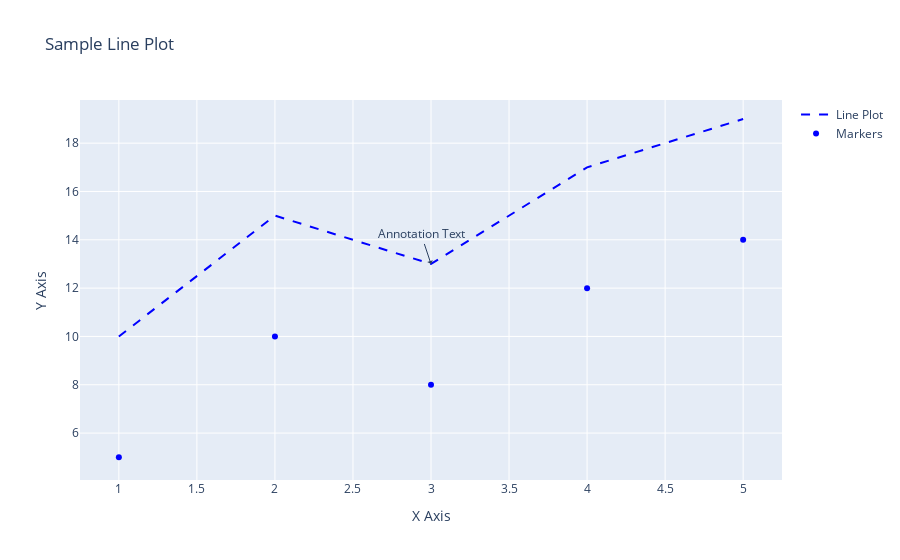
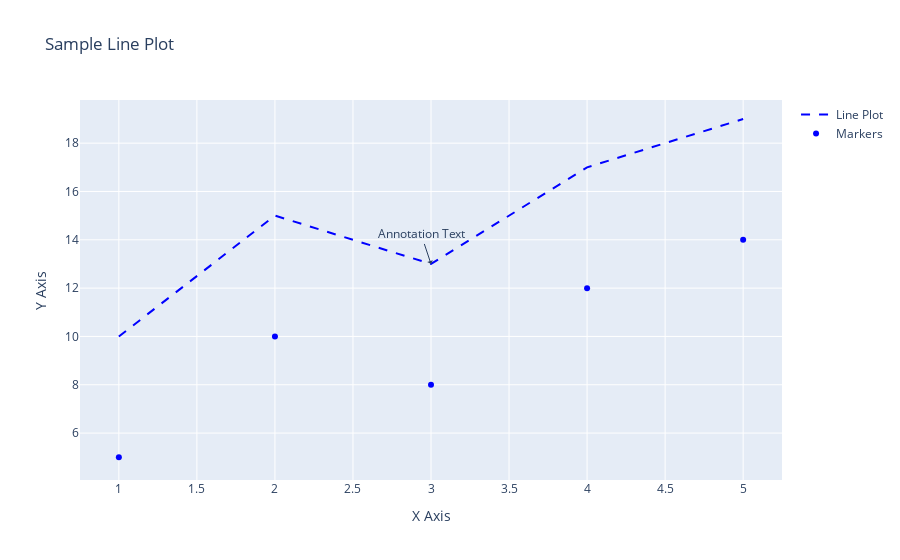

Notebook cell for these charts, in order:
### Code cell
# Sample data
x = [1, 2, 3, 4, 5]
y = [10, 15, 13, 17, 19]

# Create a figure
fig = go.Figure()
fig.add_trace(go.Scatter(x=x, y=y, mode='lines', name='Line Plot'))
fig.add_trace(go.Scatter(x=x, y=[v-5 for v in y], mode='markers', name='Markers'))

# Customizations
fig.update_layout(
    title='Sample Line Plot',
    xaxis_title='X Axis',
    yaxis_title='Y Axis'
)

fig.update_traces(
    line=dict(dash='dash', width=2, color='blue')
)

fig.add_annotation(
    x=3, y=13,
    text='Annotation Text',
    showarrow=True,
    arrowhead=1
)


fig.show()

# Show the figure
fig.show()

### Figure 1 — Plotly figure (JSON) as saved in the notebook; plotly's stock layout.template omitted (floating-point values rounded to 4 significant figures)
{"data": [{"line": {"color": "blue", "dash": "dash", "width": 2}, "mode": "lines", "name": "Line Plot", "type": "scatter", "x": [1, 2, 3, 4, 5], "y": [10, 15, 13, 17, 19]}, {"line": {"color": "blue", "dash": "dash", "width": 2}, "mode": "markers", "name": "Markers", "type": "scatter", "x": [1, 2, 3, 4, 5], "y": [5, 10, 8, 12, 14]}], "layout": {"annotations": [{"arrowhead": 1, "showarrow": true, "text": "Annotation Text", "x": 3, "y": 13}], "autosize": true, "title": {"text": "Sample Line Plot"}, "xaxis": {"autorange": true, "range": [0.7598, 5.24], "title": {"text": "X Axis"}, "type": "linear"}, "yaxis": {"autorange": true, "range": [3.872, 19.8], "title": {"text": "Y Axis"}, "type": "linear"}}}

### Figure 2 — Plotly figure (JSON) as saved in the notebook; plotly's stock layout.template omitted (floating-point values rounded to 4 significant figures)
{"data": [{"line": {"color": "blue", "dash": "dash", "width": 2}, "mode": "lines", "name": "Line Plot", "type": "scatter", "x": [1, 2, 3, 4, 5], "y": [10, 15, 13, 17, 19]}, {"line": {"color": "blue", "dash": "dash", "width": 2}, "mode": "markers", "name": "Markers", "type": "scatter", "x": [1, 2, 3, 4, 5], "y": [5, 10, 8, 12, 14]}], "layout": {"annotations": [{"arrowhead": 1, "showarrow": true, "text": "Annotation Text", "x": 3, "y": 13}], "autosize": true, "title": {"text": "Sample Line Plot"}, "xaxis": {"autorange": true, "range": [0.7598, 5.24], "title": {"text": "X Axis"}, "type": "linear"}, "yaxis": {"autorange": true, "range": [3.872, 19.8], "title": {"text": "Y Axis"}, "type": "linear"}}}
